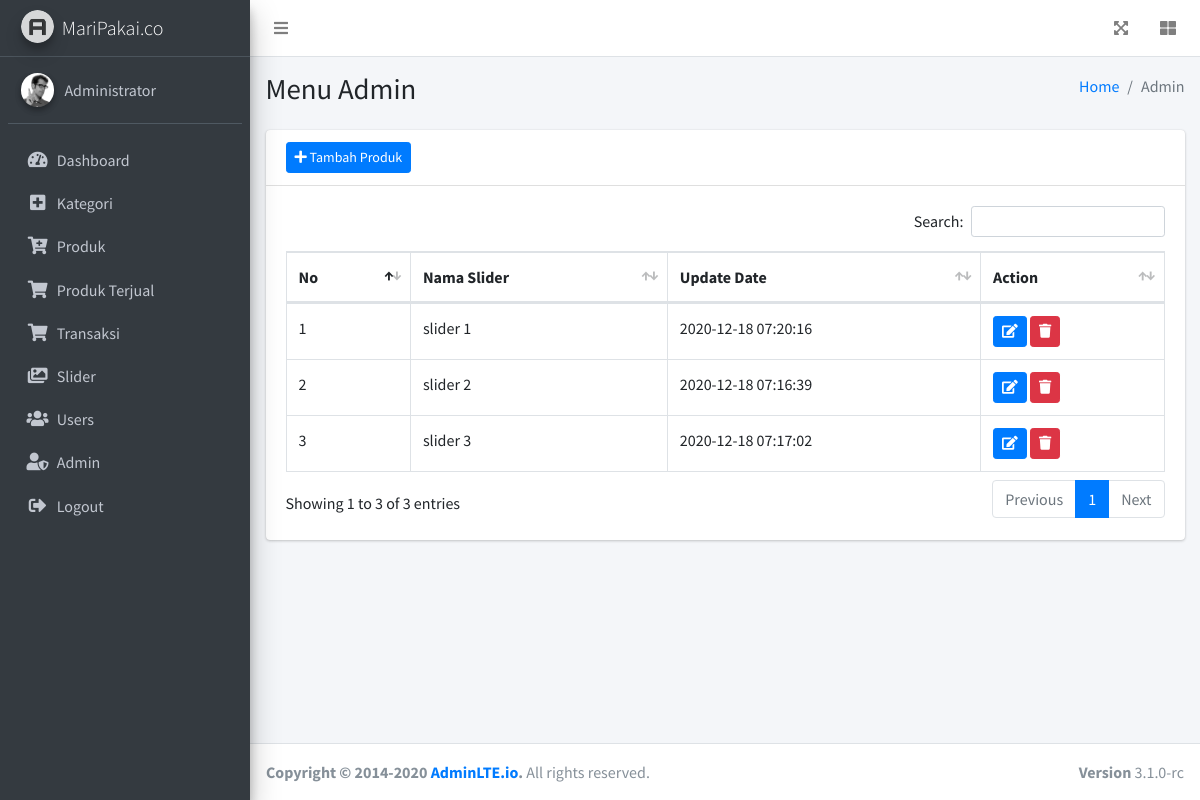
The app's page /admin/slider.php (signed in) with its own data.
### tables this page shows
CREATE TABLE `slider` (
  `id` int(11) NOT NULL,
  `nama` varchar(120) NOT NULL,
  `gambar_slider` varchar(120) NOT NULL,
  `UpdateDate` timestamp NULL DEFAULT current_timestamp() ON UPDATE current_timestamp()
);

### admin/slider.php (the view, shortened to what this page needs)
<?php
include('../include/koneksi.php');
if(strlen($_SESSION['alogin'])==0)
	{
header('location:index.php');
}
else{
?>
<!DOCTYPE html>
<html lang="en">
<head>
  <link rel="stylesheet" href="plugins/fontawesome-free/css/all.min.css">
  <link rel="stylesheet" href="plugins/datatables-bs4/css/dataTables.bootstrap4.min.css">
  <link rel="stylesheet" href="plugins/datatables-responsive/css/responsive.bootstrap4.min.css">
  <link rel="stylesheet" href="plugins/datatables-buttons/css/buttons.bootstrap4.min.css">
  <link rel="stylesheet" href="dist/css/adminlte.min.css">
</head>
<body class="hold-transition sidebar-mini layout-fixed">
<div class="wrapper">
  <nav class="main-header navbar navbar-expand navbar-white navbar-light">
    <ul class="navbar-nav">
      <li class="nav-item">
        <a class="nav-link" data-widget="pushmenu" href="#" role="button"><i class="fas fa-bars"></i></a>
      </li>
    </ul>
    <ul class="navbar-nav ml-auto">
      <li class="nav-item">
        <a class="nav-link" data-widget="fullscreen" href="#" role="button">
          <i class="fas fa-expand-arrows-alt"></i>
        </a>
      </li>
      <li class="nav-item">
        <a class="nav-link" data-widget="control-sidebar" data-slide="true" href="#" role="button">
          <i class="fas fa-th-large"></i>
        </a>
      </li>
    </ul>
  </nav>
  <?php include('./inc/sidebar.php');?>
  <div class="content-wrapper">
    <div class="content-header">
      <div class="container-fluid">
        <div class="row mb-2">
          <div class="col-sm-6">
            <h1 class="m-0">Menu Admin</h1>
          </div>
          <div class="col-sm-6">
            <ol class="breadcrumb float-sm-right">
              <li class="breadcrumb-item"><a href="#">Home</a></li>
              <li class="breadcrumb-item active">Admin</li>
            </ol>
          </div>
        </div>
      </div>
    </div>
    <section class="content">
      <div class="container-fluid">
        <div class="row">
          <div class="col-12">
          <div class="card">
              <div class="card-header">
                <button type="button" class="btn btn-sm btn-primary" data-toggle="modal" data-target="#AddModal"><i class="fas fa-plus"></i> Tambah Produk</button>
              </div>
              <div class="card-body">
                <table id="example1" class="table table-bordered table-hover">
                <thead>
                  <tr>
                    <th>No</th>
                    <th>Nama Slider</th>
                    <th>Update Date</th>
                    <th>Action</th>
                  </tr>
                  </thead>
                  <tbody>
                  <?php
                        $sql = "select * from slider";
                        $query = $dbh -> prepare($sql);
                        $query->execute();
                        $results=$query->fetchAll(PDO::FETCH_OBJ);
                        $nmr=1;
                        if($query->rowCount() > 0){
                            foreach($results as $res){
                    ?>
                  <tr>
                    <td><?php echo htmlentities($nmr);?></td>
                    <td><?php echo htmlentities($res->nama);?></td>
                    <td><?php echo htmlentities($res->UpdateDate);?></td>
                    <td>
                        <a type="button" class="btn btn-sm btn-primary" data-toggle="modal" data-target="#MyModal<?php echo $res->id;?>"><i class="fas fa-edit"></i></a>
                         <a href="slider.php?del=<?php echo $res->id;?>" onclick="return confirm('Do you want to delete');" class="btn btn-sm btn-danger"><i class="fas fa-trash"></i></a>
                    </td>
                  </tr>
                  <?php $nmr=$nmr+1; } } ?>
                  </tbody>
                </table>
              </div>
            </div>
          </div>
        </div>
      </div>
    </section>
  </div>
  <footer class="main-footer">
    <div class="float-right d-none d-sm-block">
      <b>Version</b> 3.1.0-rc
    </div>
    <strong>Copyright &copy; 2014-2020 <a href="https://adminlte.io">AdminLTE.io</a>.</strong> All rights reserved.
  </footer>
</div>
</body>
</html>
<?php } ?>

### records on screen
slider: nama "slider 1", UpdateDate "2020-12-18 07:20:16"
slider: nama "slider 2", UpdateDate "2020-12-18 07:16:39"
slider: nama "slider 3", UpdateDate "2020-12-18 07:17:02"
